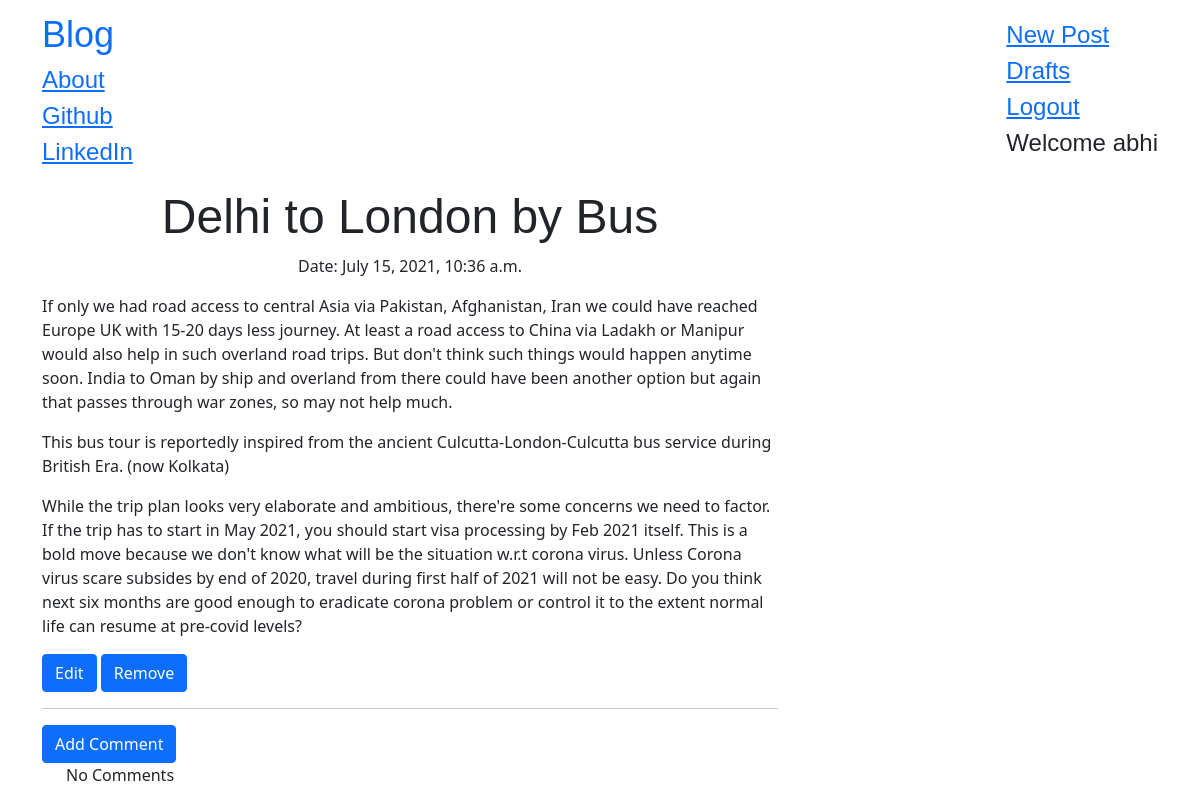
Screenshot of /post/12/ (signed in) with the database file from the repository.
### blog/models.py (models this page shows, shortened)
class Post(models.Model):
    author=models.ForeignKey('auth.user',on_delete=models.CASCADE)
    title=models.CharField(max_length=200)
    text=models.TextField()
    created_date=models.DateTimeField(default=timezone.now)
    published_date=models.DateTimeField(blank=True,null=True)

### blog/views.py (the view)
# urls.py: path('post/<int:pk>/',views.PostDetailView.as_view(),name='post_detail'),
class PostDetailView(DetailView):
    model = Post

### blog/templates/blog/post_detail.html
{% extends "blog/base.html" %}
{%block content%}
    <h1 class="posttitle">{{post.title}}</h1>
    {%if post.published_date%}
    <div class="date postdate">
        Date:
        {{post.published_date}}
    </div>
    {%else%}
        <a class="btn btn-default" href="{% url 'post_publish' pk=post.pk%}">Publish</a>
    {%endif%}
    <p class="postcontent">{{post.text|safe|linebreaksbr}}</p>
    {%if user.is_authenticated%}
        <a class="btn btn-primary" href="{% url 'post_edit' pk=post.pk%}">
            <span class="glyphicon glyphicon-remove">Edit</span>
        </a>
        <a class="btn btn-primary" href="{% url 'post_remove' pk=post.pk%}">
            <span class="glyphicon glyphicon-remove">Remove</span>
        </a>
    {%endif%}
    <hr>
    <a href="{%url 'add_comment_to_post' pk=post.pk%}" class="btn btn-primary"%}>Add Comment</a>
    <div class="container">
        {%for comment in post.comments.all%}
            <br>
            {%if user.is_authenticated or comment.approved_comment%}
                {{comment.created_date}}
                {%if not comment_approved_comment%}
                    <a class="btn btn-primary" href="{% url 'comment_approve' pk=comment.pk%}">
                        <span class="glyphicon glyphicon-ok"></span>
                    </a>
                    <a class="btn btn-default" href="{% url 'comment_remove' pk=comment.pk%}">
                        <span class="glyphicon glyphicon-remove"></span>
                    </a>
                {%endif%}
                <p>{{comment.text|safe|linebreaks}}</p>
                <p>Posted by: {{comment.author}}</p>
            {%endif%}
            {%empty%} <p>No Comments</p>
        {%endfor%}
    </div>
{%endblock%}

### blog/templates/blog/base.html (shortened to what this page needs)
<!doctype html>
<html lang="en">
  {%load static%}
  <head>
    <link href="https://cdn.jsdelivr.net/npm/bootstrap@5.0.0-beta2/dist/css/bootstrap.min.css" rel="stylesheet">
    <link rel="stylesheet" href="//cdn.jsdelivr.net/npm/medium-editor@latest/dist/css/medium-editor.min.css" type="text/css" media="screen" charset="utf-8">
  </head>
  <body class="loader">
    <nav class="navbar navbar-default techfont custom-navbar">
        <div class="container">
            <ul class="nav navbar-nav">
                <li><a class="navbar-brand bigbrand" href="{%url 'post_list'%}">Blog</a></li>
                <li><a href="{% url 'about'%}">About</a></li>
                <li><a href="https://www.github.com">Github</a></li>
                <li><a href="https://linkedin.com">LinkedIn</a></li>
            </ul>
            <ul class="nav navbar-nav navbar-right">
                {% if user.is_authenticated%}
                <li><a href="{%url 'post_new'%}">New Post</a></li>
                <li><a href="{%url 'post_draft_list'%}">Drafts</a></li>
                <li><a href="{%url 'logout'%}">Logout</a></li>
                <li><a>Welcome {{user.username}}</a></li>
                {%else%} <li><a class='nav navbar-right' href="{% url 'login' %}" ><span class="glyphicon glyphicon-user" aria-hidden="true">Login</span></a></li>
                {%endif%}
            </ul>
        </div>
    </nav>
    <div class="content container">
        <div class="row">
            <div class="col-md-8">
                <div class="blog_posts">
                    {%block content%}
                    {%endblock%}
                </div>
            </div>
        </div>
    </div>
  </body>
</html>

### blog/static/css/blog.css (style rules this page uses)
.techfont { font-family: 'Russo One', sans-serif; font-size: 1.5em; margin-bottom: 10px; }
.postdate { text-align: center; }
.posttitle { font-family: 'Russo One', sans-serif; font-size: 3em; text-align: center; }
.postcontent { font-family: 'Montserrat'; font-size: 1.5em; }
.bigbrand { font-size: 1.5em; }
.loader { filter:hue-rotate(0deg); color: linear-gradient(45deg,#0f8,#08f); animation:hue 5000ms infinite linear; }

### rows the page displays
Post: title "Delhi to London by Bus", published_date "July 15, 2021, 10:36 a.m.", text "If only we had road access to central Asia via Pakistan, Afghanistan, Iran we could have reached Europe UK with 15-20 days less journey. At least a road access to China via Ladakh or Manipur would also help in such overland road trips. But don't think such things would happen anytime soon. India to Oman by ship and overland from there could have been another option but again that passes through war zones, so may not help much. This bus tour is reportedly inspired from the ancient Culcutta-London-Culcutta bus service during British Era. (now Kolkata) While the trip plan looks very elaborate and ambitious, there're some concerns we need to factor. If the trip has to start in May 2021, you…"

### other values shown
{{ user.username }} "abhi"
